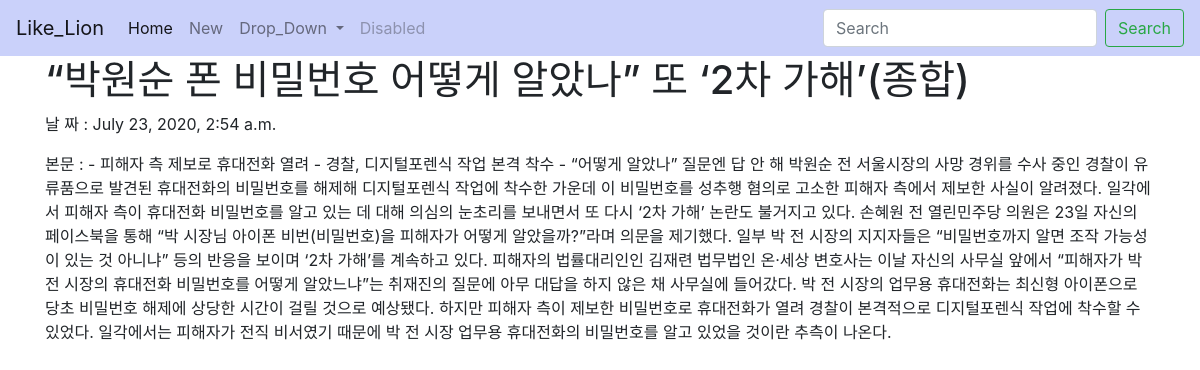
/news_blog/3, run on the app's committed database.
### blogapp/models.py (models this page shows, shortened)
class Blog(models.Model):
    title = models.CharField(max_length=200)
    pub_date = models.DateTimeField('date published')
    body = models.TextField()

### blogapp/views.py (the view)
# urls.py: path('news_blog/<int:blog_id>', blogapp.views.detail, name="detail"),
def detail(request, blog_id):
    blog_detail = get_object_or_404(Blog, pk=blog_id)
    return render(request, 'detail.html', {'details': blog_detail})

### blogapp/templates/detail.html
{% extends 'base.html' %}
{% block contents %}
<body>
    <div class="container">
  <h1> {{details.title}}</h1>
<p> 날 짜 : {{details.pub_date}}</p>
<p>본문 : {{details.body}}</p>
</div>
  </body>
{% endblock %}

### data on the page
Blog: title "“박원순 폰 비밀번호 어떻게 알았나” 또 ‘2차 가해’(종합)", pub_date "July 23, 2020, 2:54 a.m.", body "- 피해자 측 제보로 휴대전화 열려 - 경찰, 디지털포렌식 작업 본격 착수 - “어떻게 알았나” 질문엔 답 안 해 박원순 전 서울시장의 사망 경위를 수사 중인 경찰이 유류품으로 발견된 휴대전화의 비밀번호를 해제해 디지털포렌식 작업에 착수한 가운데 이 비밀번호를 성추행 혐의로 고소한 피해자 측에서 제보한 사실이 알려졌다. 일각에서 피해자 측이 휴대전화 비밀번호를 알고 있는 데 대해 의심의 눈초리를 보내면서 또 다시 ‘2차 가해’ 논란도 불거지고 있다. 손혜원 전 열린민주당 의원은 23일 자신의 페이스북을 통해 “박 시장님 아이폰 비번(비밀번호)을 피해자가 어떻게 알았을까?”라며 의문을 제기했다. 일부 박 전 시장의 지지자들은 “비밀번호까지 알면 조작 가능성이 있는 것 아니냐” 등의 반응을 보이며 ‘2차 가해’를 계속하고 있다. 피해자의 법률대리인인 김재련 법무법인 온·세상 변호사는 이날 자신의 사무실 앞에서 “피해자가 박 전 시장의 휴대전화 비밀번호를 어떻게 알았느냐”는 취재진의 질문에 아무 대답을 하지 않은 채 사무실에 들어갔다. 박 전 시장의 업무용 휴대전화는 최신형 아이폰으로 당초 비밀번호 해제에 상당한 시간이 걸릴 것으로 예상됐다. 하지만 피해자 측이 제보한 비밀번호로 휴대전화가 열려 경찰이 본격적으로 디지털포렌식 작업에 착수할 수 있었다. 일각에서는 피해자가 전직 비서였기 때문에 박 전 시장 업무용 휴대전화의 비밀번호를 알고…"
